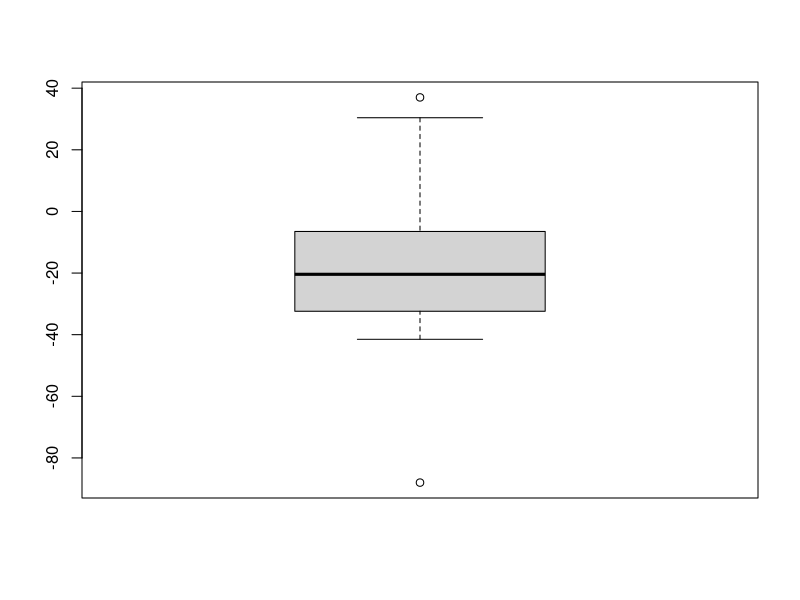

Source code (R):
## ---- chunk 1
knitr::opts_chunk$set(echo = TRUE)
## ---- chunk 2
pre <- c(22,63.3,96.0,9.2,3.1,50,33,69,64,18.8,0,34)
post<- c(63.5,91.5,59,37.8,10.1,19.6,41,87.8,86,55,88,40)
diff <- pre-post
diff
## ---- chunk 3
boxplot(diff)
## ---- chunk 4
alpha <- 0.05
t_alpha <- qt(1 - alpha/2, 11)
t_alpha
## ---- chunk 5
diff_mean <- mean(diff)
diff_sd <- sd(diff) # correct
diff_len <- length(diff)
tvalue <- (diff_mean - 0)/(diff_sd/sqrt(diff_len))
tvalue
## ---- chunk 6
t.test(pre, post, paired = T)
## ---- chunk 7
t.test(pre, post, paired = T)
## ---- chunk 8
E = 2.200985*diff_sd/sqrt(12)
diff_mean-E
diff_mean+E
## ---- chunk 9
t.test(pre, post, paired = T)
